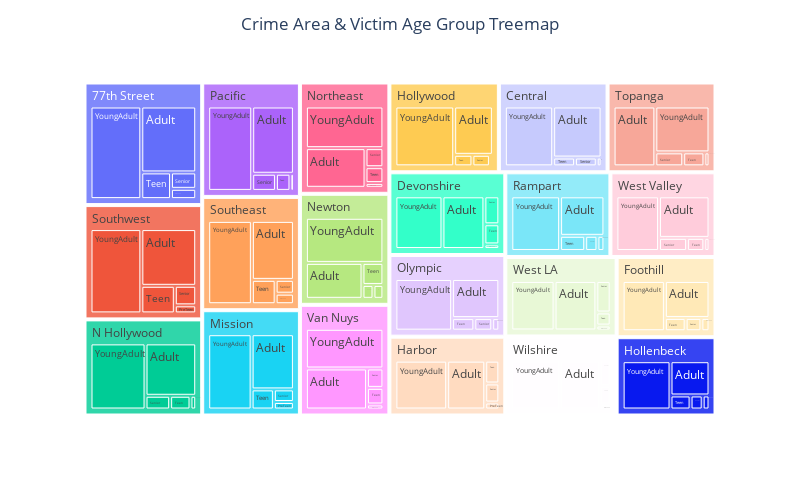

Notebook cell for this chart:
### Markdown cell above
##### Visualization 4: Crime Area and Victim Age Group joint distribution and trend using Treemap

### Code cell
# Reference code
# 1. Reference code : https://pandas-docs.github.io/pandas-docs-travis/user_guide/groupby.html
# 2. Reference code : https://plotly.com/python/treemaps/

df_aa_grp = df.groupby(['AREA NAME', 'AgeGroup']).count().reset_index().iloc[:,[0,1,2]]
df_aa = df_aa_grp.rename(columns={df_aa_grp.columns[0]: "Area", df_aa_grp.columns[1]: "Victim Age Group", df_aa_grp.columns[2]: "Count"})
fig = px.treemap(df_aa, path=['Area', 'Victim Age Group'],values='Count')
fig.update_layout(title="Crime Area & Victim Age Group Treemap",width=800, height=500,title_x=0.5)
fig.show()

### Figure 1 — Plotly figure (JSON) as saved in the notebook; plotly's stock layout.template omitted (floating-point values rounded to 4 significant figures)
{"data": [{"branchvalues": "total", "domain": {"x": [0, 1], "y": [0, 1]}, "hovertemplate": "labels=%{label}<br>Count=%{value}<br>parent=%{parent}<br>id=%{id}<extra></extra>", "ids": ["77th Street/PreTeen", "Central/PreTeen", "Devonshire/PreTeen", "Foothill/PreTeen", "Harbor/PreTeen", "Hollenbeck/PreTeen", "Hollywood/PreTeen", "Mission/PreTeen", "N Hollywood/PreTeen", "Newton/PreTeen", "Northeast/PreTeen", "Olympic/PreTeen", "Pacific/PreTeen", "Rampart/PreTeen", "Southeast/PreTeen", "Southwest/PreTeen", "Topanga/PreTeen", "Van Nuys/PreTeen", "West LA/PreTeen", "West Valley/PreTeen", "Wilshire/PreTeen", "77th Street/Teen", "Central/Teen", "Devonshire/Teen", "Foothill/Teen", "Harbor/Teen", "Hollenbeck/Teen", "Hollywood/Teen", "Mission/Teen", "N Hollywood/Teen", "Newton/Teen", "Northeast/Teen", "Olympic/Teen", "Pacific/Teen", "Rampart/Teen", "Southeast/Teen", "Southwest/Teen", "Topanga/Teen", "Van Nuys/Teen", "West LA/Teen", "West Valley/Teen", "Wilshire/Teen", "77th Street/YoungAdult", "Central/YoungAdult", "Devonshire/YoungAdult", "Foothill/YoungAdult", "Harbor/YoungAdult", "Hollenbeck/YoungAdult", "Hollywood/YoungAdult", "Mission/YoungAdult", "N Hollywood/YoungAdult", "Newton/YoungAdult", "Northeast/YoungAdult", "Olympic/YoungAdult", "Pacific/YoungAdult", "Rampart/YoungAdult", "Southeast/YoungAdult", "Southwest/YoungAdult", "Topanga/YoungAdult", "Van Nuys/YoungAdult", "West LA/YoungAdult", "West Valley/YoungAdult", "Wilshire/YoungAdult", "77th Street/Adult", "Central/Adult", "Devonshire/Adult", "Foothill/Adult", "Harbor/Adult", "Hollenbeck/Adult", "Hollywood/Adult", "Mission/Adult", "N Hollywood/Adult", "Newton/Adult", "Northeast/Adult", "Olympic/Adult", "Pacific/Adult", "Rampart/Adult", "Southeast/Adult", "Southwest/Adult", "Topanga/Adult", "Van Nuys/Adult", "West LA/Adult", "West Valley/Adult", "Wilshire/Adult", "77th Street/Senior", "Central/Senior", "Devonshire/Senior", "Foothill/Senior", "Harbor/Senior", "Hollenbeck/Senior", "Hollywood/Senior", "Mission/Senior", "N Hollywood/Senior", "Newton/Senior", "Northeast/Senior", "Olympic/Senior", "Pacific/Senior", "Rampart/Senior", "Southeast/Senior", "Southwest/Senior", "Topanga/Senior", "Van Nuys/Senior", "West LA/Senior", "West Valley/Senior", "Wilshire/Senior", "77th Street", "Central", "Devonshire", "Foothill", "Harbor", "Hollenbeck", "Hollywood", "Mission", "N Hollywood", "Newton", "Northeast", "Olympic", "Pacific", "Rampart", "Southeast", "Southwest", "Topanga", "Van Nuys", "West LA", "West Valley", "Wilshire"], "labels": ["PreTeen", "PreTeen", "PreTeen", "PreTeen", "PreTeen", "PreTeen", "PreTeen", "PreTeen", "PreTeen", "PreTeen", "PreTeen", "PreTeen", "PreTeen", "PreTeen", "PreTeen", "PreTeen", "PreTeen", "PreTeen", "PreTeen", "PreTeen", "PreTeen", "Teen", "Teen", "Teen", "Teen", "Teen", "Teen", "Teen", "Teen", "Teen", "Teen", "Teen", "Teen", "Teen", "Teen", "Teen", "Teen", "Teen", "Teen", "Teen", "Teen", "Teen", "YoungAdult", "YoungAdult", "YoungAdult", "YoungAdult", "YoungAdult", "YoungAdult", "YoungAdult", "YoungAdult", "YoungAdult", "YoungAdult", "YoungAdult", "YoungAdult", "YoungAdult", "YoungAdult", "YoungAdult", "YoungAdult", "YoungAdult", "YoungAdult", "YoungAdult", "YoungAdult", "YoungAdult", "Adult", "Adult", "Adult", "Adult", "Adult", "Adult", "Adult", "Adult", "Adult", "Adult", "Adult", "Adult", "Adult", "Adult", "Adult", "Adult", "Adult", "Adult", "Adult", "Adult", "Adult", "Senior", "Senior", "Senior", "Senior", "Senior", "Senior", "Senior", "Senior", "Senior", "Senior", "Senior", "Senior", "Senior", "Senior", "Senior", "Senior", "Senior", "Senior", "Senior", "Senior", "Senior", "77th Street", "Central", "Devonshire", "Foothill", "Harbor", "Hollenbeck", "Hollywood", "Mission", "N Hollywood", "Newton", "Northeast", "Olympic", "Pacific", "Rampart", "Southeast", "Southwest", "Topanga", "Van Nuys", "West LA", "West Valley", "Wilshire"], "name": "", "parents": ["77th Street", "Central", "Devonshire", "Foothill", "Harbor", "Hollenbeck", "Hollywood", "Mission", "N Hollywood", "Newton", "Northeast", "Olympic", "Pacific", "Rampart", "Southeast", "Southwest", "Topanga", "Van Nuys", "West LA", "West Valley", "Wilshire", "77th Street", "Central", "Devonshire", "Foothill", "Harbor", "Hollenbeck", "Hollywood", "Mission", "N Hollywood", "Newton", "Northeast", "Olympic", "Pacific", "Rampart", "Southeast", "Southwest", "Topanga", "Van Nuys", "West LA", "West Valley", "Wilshire", "77th Street", "Central", "Devonshire", "Foothill", "Harbor", "Hollenbeck", "Hollywood", "Mission", "N Hollywood", "Newton", "Northeast", "Olympic", "Pacific", "Rampart", "Southeast", "Southwest", "Topanga", "Van Nuys", "West LA", "West Valley", "Wilshire", "77th Street", "Central", "Devonshire", "Foothill", "Harbor", "Hollenbeck", "Hollywood", "Mission", "N Hollywood", "Newton", "Northeast", "Olympic", "Pacific", "Rampart", "Southeast", "Southwest", "Topanga", "Van Nuys", "West LA", "West Valley", "Wilshire", "77th Street", "Central", "Devonshire", "Foothill", "Harbor", "Hollenbeck", "Hollywood", "Mission", "N Hollywood", "Newton", "Northeast", "Olympic", "Pacific", "Rampart", "Southeast", "Southwest", "Topanga", "Van Nuys", "West LA", "West Valley", "Wilshire", "", "", "", "", "", "", "", "", "", "", "", "", "", "", "", "", "", "", "", "", ""], "type": "treemap", "values": [3839, 718, 1209, 1966, 1777, 1779, 578, 2412, 1279, 2194, 1341, 1586, 926, 1859, 3005, 2616, 1207, 1321, 1262, 1194, 935, 11756, 3256, 5284, 5040, 5823, 5231, 3557, 7185, 4550, 7341, 4517, 4958, 3867, 6694, 9029, 14027, 5027, 4328, 3387, 3976, 3659, 69805, 49090, 43687, 38837, 45833, 42955, 59711, 52458, 59306, 55678, 51353, 52012, 57761, 46937, 56783, 65149, 42257, 49006, 38780, 40981, 43684, 53730, 41989, 38943, 30188, 33712, 24792, 31730, 37462, 43269, 32362, 37620, 32761, 43636, 30817, 38704, 47297, 42484, 39979, 37475, 36938, 35269, 6142, 3236, 7355, 3824, 4862, 3158, 3413, 4051, 5501, 2427, 5421, 3997, 6332, 3269, 3936, 6348, 6617, 5070, 8143, 6473, 5043, 145272, 98289, 96478, 79855, 92007, 77915, 98989, 103568, 113905, 100002, 100252, 95314, 112522, 89576, 111457, 135437, 97592, 99704, 89047, 89562, 88590]}], "layout": {"height": 500, "legend": {"tracegroupgap": 0}, "margin": {"t": 60}, "title": {"text": "Crime Area & Victim Age Group Treemap", "x": 0.5}, "width": 800}}
